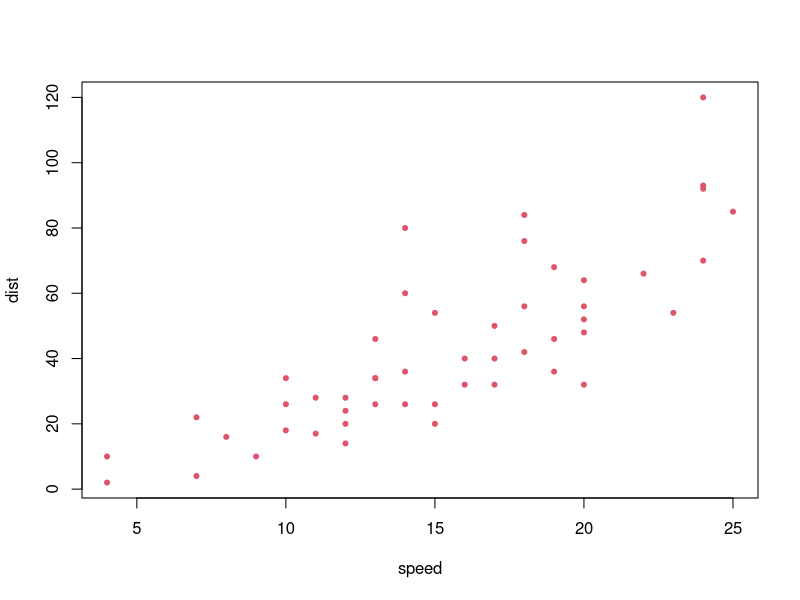
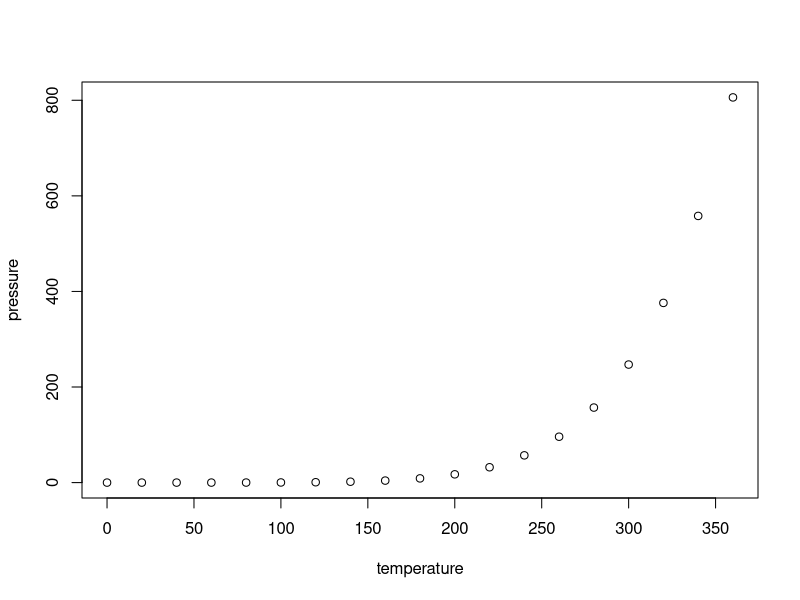

Here is the R script that generated these plots, in order:
## ---- chunk 1
knitr::opts_chunk$set(echo = TRUE)
## ---- chunk 2
summary(cars)
plot(cars, pch=20, col=2)
## ---- chunk 3
plot(pressure)
